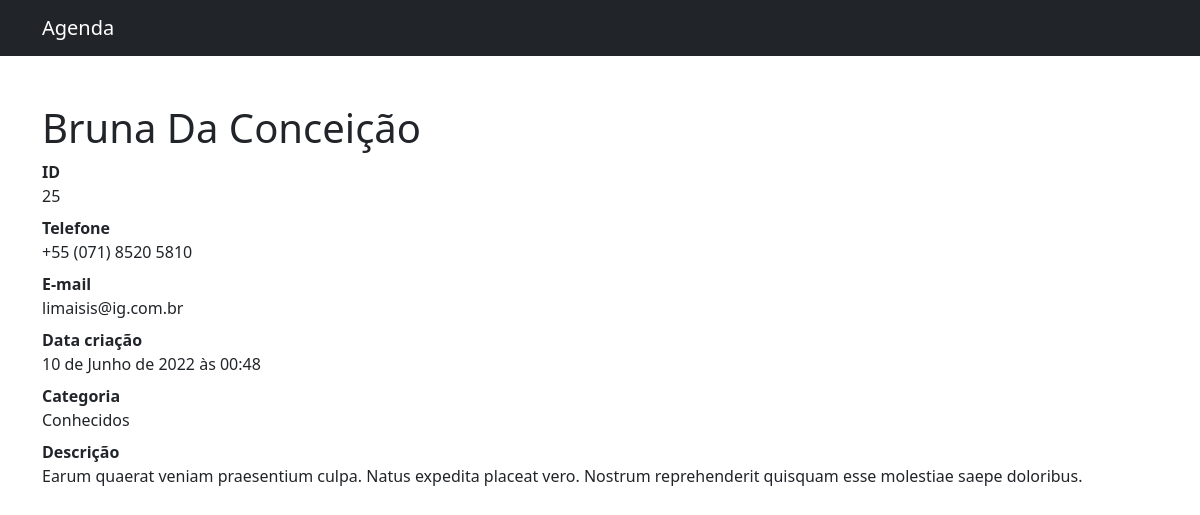
/agenda/contato/25/, run on the app's committed database.
### agenda/models.py (models this page shows, shortened)
class Contact(models.Model):
    first_name = models.CharField(max_length=60)
    last_name = models.CharField(max_length=60, blank=True)
    telephone = models.CharField(max_length=20)
    email = models.CharField(max_length=255, blank=True)
    created_in = models.DateTimeField(default=timezone.now)
    description = models.TextField(blank=True)
    category = models.ForeignKey(
        Category, on_delete=models.SET_NULL, null=True)

class Category(models.Model):
    name = models.CharField(max_length=60)
    def __str__(self):
        return self.name

### agenda/views.py (the view)
# urls.py: path('agenda/contato/<int:id_contact>/', views.contact, name='contact'),
def contact(request, id_contact):
    contact = get_object_or_404(Contact, id=id_contact)
    return render(request, 'agenda/pages/contact.html', context={
        'contact': contact
    })

### agenda/templates/agenda/pages/contact.html (shortened to what this page needs)
{% extends 'global/base.html' %}
{% block content %}
{% include 'agenda/partials/_nav.html' %}
<div class="container">
    <div class="row">
        <div class="col-lg-12">
        <h1 class="mt-5">{{ contact.first_name | title }} {{ contact.last_name | title }}</h1>
        <dl>
            <dt>ID</dt>
            <dd>{{ contact.id }}</dd>
            <dt>Telefone</dt>
            <dd>{{ contact.telephone }}</dd>
            <dt>E-mail</dt>
            <dd>{{ contact.email }}</dd>
            <dt>Data criação</dt>
            <dd>{{ contact.created_in }}</dd>
            <dt>Categoria</dt>
            <dd>{{ contact.category }}</dd>
            <dt>Descrição</dt>
            <dd>{{ contact.description | capfirst }}</dd>
        </dl>
        </div>
    </div>
</div>
{% endblock content %}

### data on the page
Contact: first_name "Bruna", last_name "Da Conceição", id "25", telephone "+55 (071) 8520 5810", email "limaisis@ig.com.br", created_in "10 de Junho de 2022 às 00:48", category "Conhecidos", description "Earum quaerat veniam praesentium culpa. Natus expedita placeat vero. Nostrum reprehenderit quisquam esse molestiae saepe doloribus."
